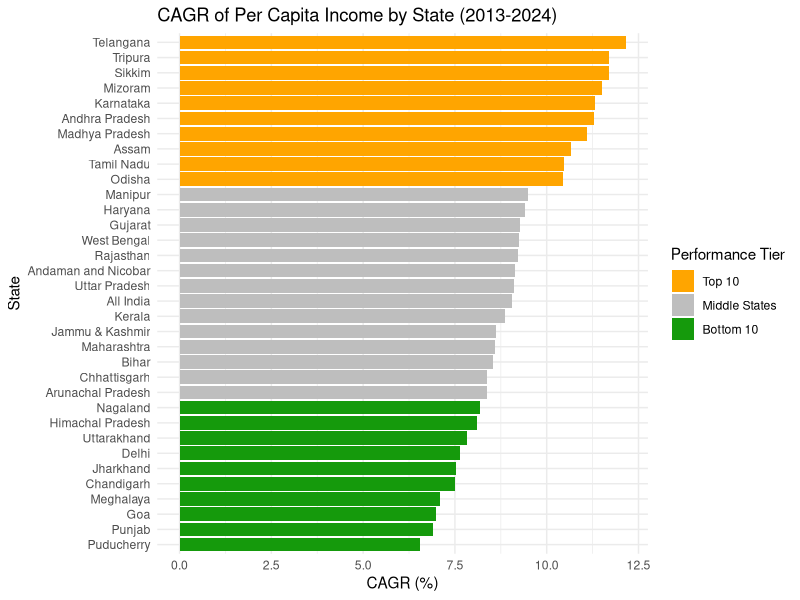
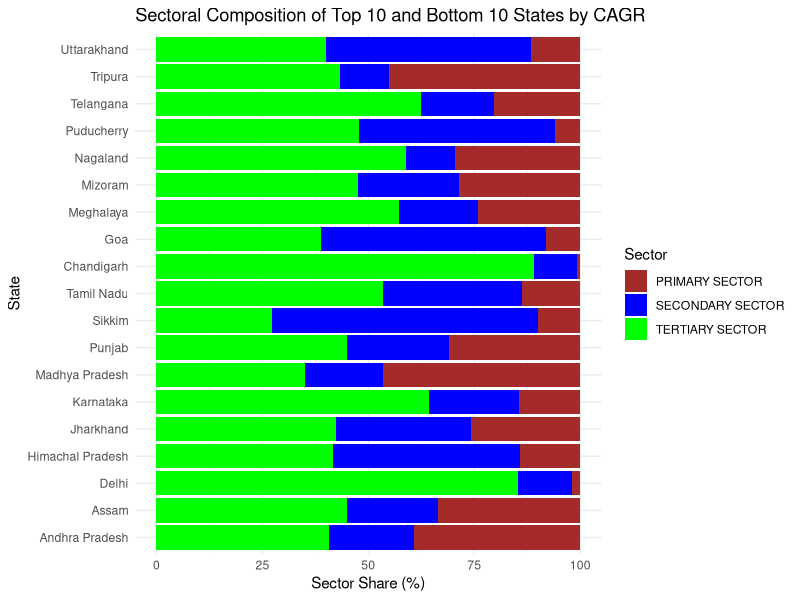
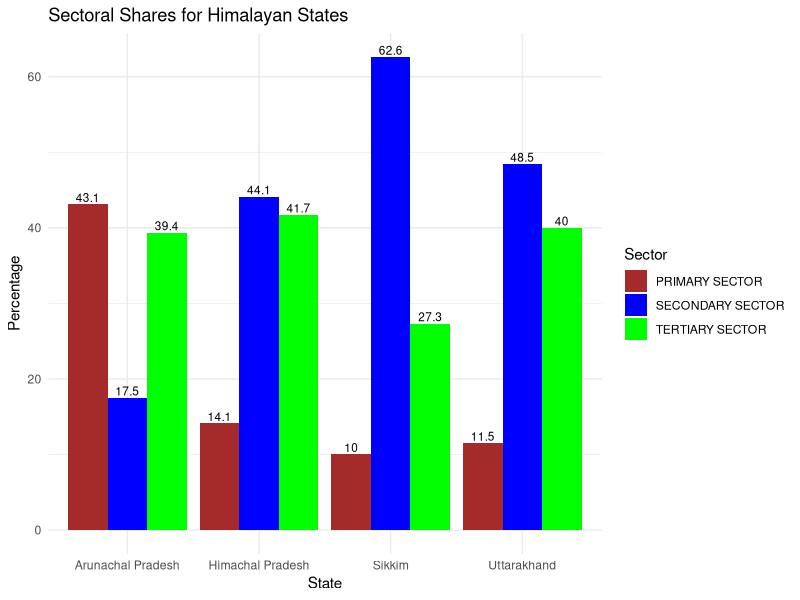
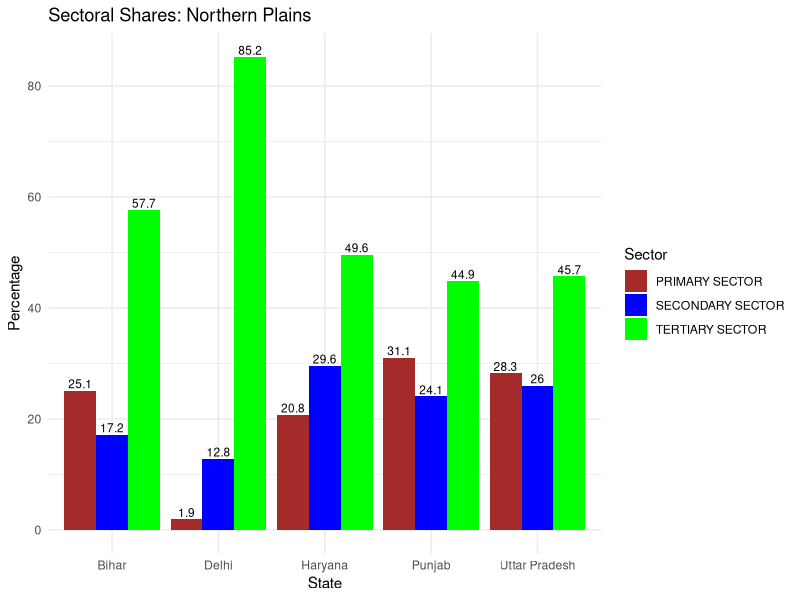
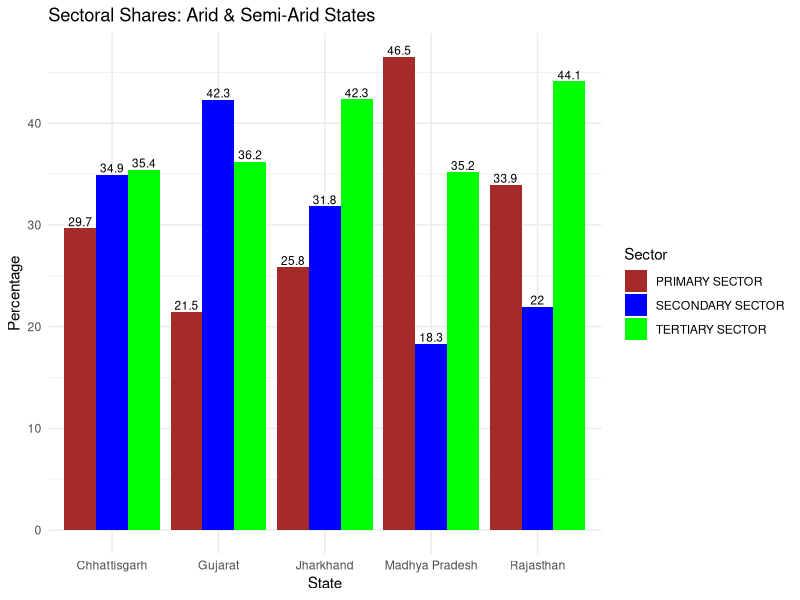
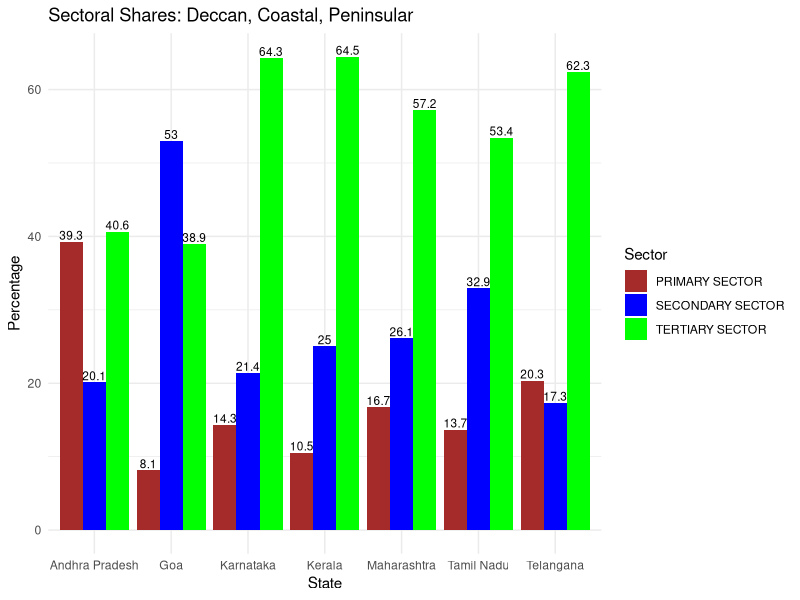
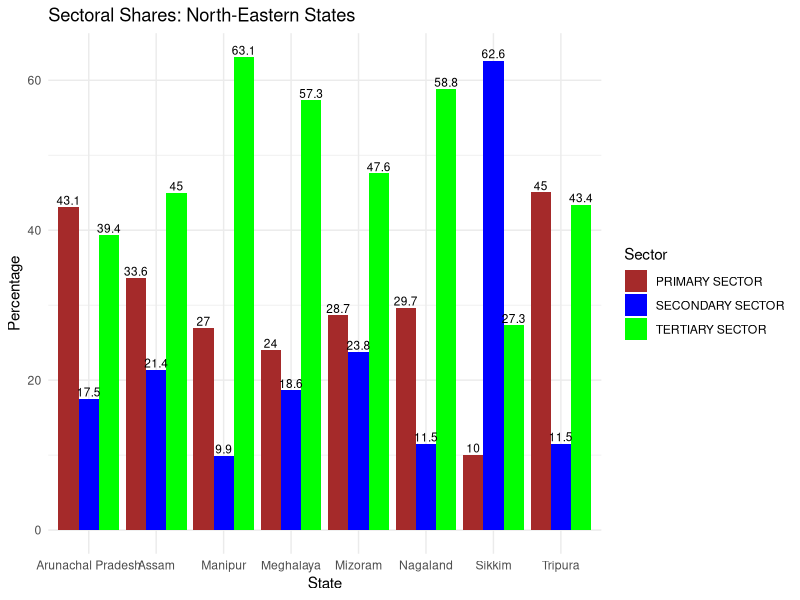
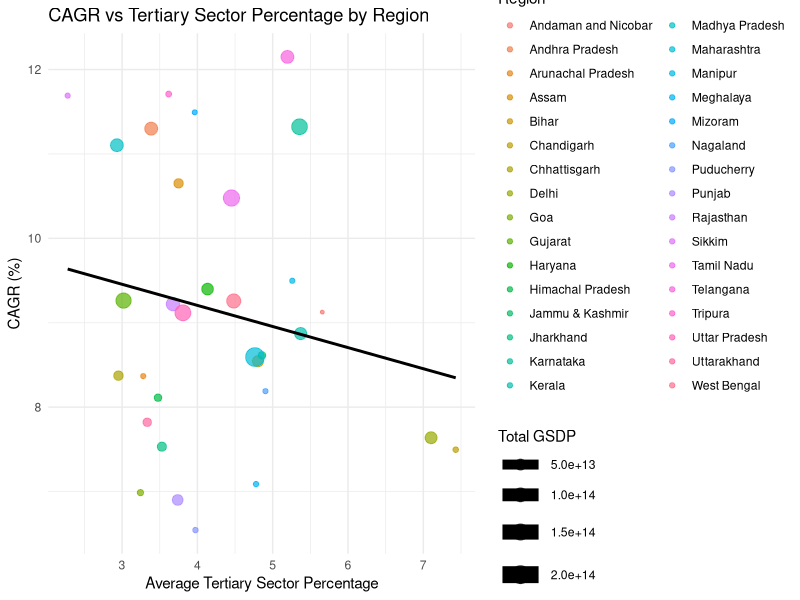

Here is the R script that generated these plots, in order:
# Load required libraries
library(ggplot2)
library(dplyr)
library(tidyr)

# Read in datasets
percapitaincomedata <- read.csv("cleaned_per_capita_income_data.csv", stringsAsFactors = FALSE)
sectordata <- read.csv("cleaned_sector_data.csv", stringsAsFactors = FALSE)

colnames(percapitaincomedata)
colnames(sectordata)

# Prepare CAGR dataframe by state
statecagr <- percapitaincomedata %>%
  group_by(STATE) %>%
  summarise(
    CAGR = last(na.omit(`CAGR...`)),
    .groups = "drop"
  ) %>%
  arrange(CAGR)

# Prepare sector share data by state
statesectorshare <- sectordata %>%
  filter(`CLASSIFICATION.BASED.ON.SECTOR` %in% c("PRIMARY SECTOR", "SECONDARY SECTOR", "TERTIARY SECTOR")) %>%
  group_by(STATE, `CLASSIFICATION.BASED.ON.SECTOR`) %>%
  summarise(total_value_actuals = sum(as.numeric(total_value_actuals), na.rm = TRUE), .groups = "drop") %>%
  group_by(STATE) %>%
  mutate(pct = total_value_actuals / sum(total_value_actuals) * 100) %>%
  ungroup()

# Define colors
cagr_colors <- c("Top 10" = "darkgreen", "Middle States" = "gray70", "Bottom 10" = "firebrick")
sector_colors <- c("PRIMARY SECTOR" = "brown", "SECONDARY SECTOR" = "blue", "TERTIARY SECTOR" = "green")

# 1. Horizontal Bar Chart of CAGR of Per Capita Income by State
statecagr <- statecagr %>%
  mutate(
    tier = case_when(
      CAGR >= sort(CAGR, decreasing = TRUE)[10] ~ "Top 10",
      CAGR <= sort(CAGR)[10] ~ "Bottom 10",
      TRUE ~ "Middle States"
    ),
    tier = factor(tier, levels = c("Top 10", "Middle States", "Bottom 10"))
  )

ggplot(statecagr, aes(x = reorder(STATE, CAGR), y = CAGR, fill = tier)) +
  geom_col() +
  coord_flip() +
  scale_fill_manual(values = c("Top 10" = "orange", "Middle States" = "grey", "Bottom 10" = "#159a0c")) +
  labs(
    title = "CAGR of Per Capita Income by State (2013-2024)",
    x = "State",
    y = "CAGR (%)",
    fill = "Performance Tier"
  ) +
  theme_minimal()

# 2. Stacked Horizontal Bar Chart of Sector Composition for Top 10 and Bottom 10 States
top_bottom_states <- statecagr %>%
  arrange(desc(CAGR)) %>%
  slice(c(1:10, (n() - 9):n())) %>%
  pull(STATE)

sector_share_top_bottom <- statesectorshare %>%
  filter(STATE %in% top_bottom_states) %>%
  mutate(CLASSIFICATION_BASED_ON_SECTOR = factor(CLASSIFICATION.BASED.ON.SECTOR, 
                                                levels = c("PRIMARY SECTOR", "SECONDARY SECTOR", "TERTIARY SECTOR")))

ggplot(sector_share_top_bottom, aes(x = reorder(STATE, -pct), y = pct, fill = CLASSIFICATION_BASED_ON_SECTOR)) +
  geom_col(position = "stack") +
  coord_flip() +
  scale_fill_manual(values = sector_colors) +
  labs(
    title = "Sectoral Composition of Top 10 and Bottom 10 States by CAGR",
    x = "State",
    y = "Sector Share (%)",
    fill = "Sector"
  ) +
  theme_minimal()

# 3.1 Grouped Bar Chart for Himalayan States Sector Shares
himalayan_states <- c("Sikkim", "Jammu Kashmir", "Arunachal Pradesh", "Himachal Pradesh", "Uttarakhand")

region_data <- sectordata %>%
  filter(STATE %in% himalayan_states,
         CLASSIFICATION.BASED.ON.SECTOR %in% c("PRIMARY SECTOR", "SECONDARY SECTOR", "TERTIARY SECTOR")) %>%
  group_by(STATE, CLASSIFICATION.BASED.ON.SECTOR) %>%
  summarise(total = sum(as.numeric(total_value_actuals), na.rm = TRUE), .groups = "drop") %>%
  group_by(STATE) %>%
  mutate(pct = total / sum(total) * 100) %>%
  ungroup()

ggplot(region_data, aes(x = STATE, y = pct, fill = CLASSIFICATION.BASED.ON.SECTOR)) +
  geom_col(position = "dodge") +
  geom_text(aes(label = round(pct, 1)), position = position_dodge(width = 0.9), vjust = -0.25, size = 3) +
  scale_fill_manual(values = sector_colors) +
  labs(
    title = "Sectoral Shares for Himalayan States",
    x = "State",
    y = "Percentage",
    fill = "Sector"
  ) +
  theme_minimal()


# 3.2 Northern Plains
northern_plains_states <- c("Punjab", "Haryana", "Uttar Pradesh", "Bihar", "Delhi")

northern_plains_df <- sectordata %>%
  filter(STATE %in% northern_plains_states &
         `CLASSIFICATION.BASED.ON.SECTOR` %in% c("PRIMARY SECTOR", "SECONDARY SECTOR", "TERTIARY SECTOR")) %>%
  group_by(STATE, `CLASSIFICATION.BASED.ON.SECTOR`) %>%
  summarise(sector_total = sum(as.numeric(total_value_actuals), na.rm = TRUE), .groups = "drop") %>%
  group_by(STATE) %>%
  mutate(pct = sector_total / sum(sector_total) * 100) %>%
  ungroup()

ggplot(northern_plains_df, aes(x = STATE, y = pct, fill = `CLASSIFICATION.BASED.ON.SECTOR`)) +
  geom_col(position = "dodge") +
  geom_text(aes(label = round(pct, 1)), position = position_dodge(width = 0.9), vjust = -0.25, size = 3) +
  scale_fill_manual(values = c("PRIMARY SECTOR" = "brown", "SECONDARY SECTOR" = "blue", "TERTIARY SECTOR" = "green")) +
  labs(title = "Sectoral Shares: Northern Plains",
       x = "State", y = "Percentage", fill = "Sector") +
  theme_minimal()


# 3.3 Arid and Semi-Arid
arid_semi_arid_states <- c("Rajasthan", "Gujarat", "Madhya Pradesh", "Chhattisgarh", "Jharkhand")

arid_semi_arid_df <- sectordata %>%
  filter(STATE %in% arid_semi_arid_states &
         `CLASSIFICATION.BASED.ON.SECTOR` %in% c("PRIMARY SECTOR", "SECONDARY SECTOR", "TERTIARY SECTOR")) %>%
  group_by(STATE, `CLASSIFICATION.BASED.ON.SECTOR`) %>%
  summarise(sector_total = sum(as.numeric(total_value_actuals), na.rm = TRUE), .groups = "drop") %>%
  group_by(STATE) %>%
  mutate(pct = sector_total / sum(sector_total) * 100) %>%
  ungroup()

ggplot(arid_semi_arid_df, aes(x = STATE, y = pct, fill = `CLASSIFICATION.BASED.ON.SECTOR`)) +
  geom_col(position = "dodge") +
  geom_text(aes(label = round(pct, 1)), position = position_dodge(width = 0.9), vjust = -0.25, size = 3) +
  scale_fill_manual(values = c("PRIMARY SECTOR" = "brown", "SECONDARY SECTOR" = "blue", "TERTIARY SECTOR" = "green")) +
  labs(title = "Sectoral Shares: Arid & Semi-Arid States",
       x = "State", y = "Percentage", fill = "Sector") +
  theme_minimal()


# 3.4 Deccan, Coastal, Peninsular
deccan_peninsular_states <- c("Maharashtra", "Goa", "Karnataka", "Andhra Pradesh", "Telangana", "Tamil Nadu", "Kerala")

deccan_peninsular_df <- sectordata %>%
  filter(STATE %in% deccan_peninsular_states &
         `CLASSIFICATION.BASED.ON.SECTOR` %in% c("PRIMARY SECTOR", "SECONDARY SECTOR", "TERTIARY SECTOR")) %>%
  group_by(STATE, `CLASSIFICATION.BASED.ON.SECTOR`) %>%
  summarise(sector_total = sum(as.numeric(total_value_actuals), na.rm = TRUE), .groups = "drop") %>%
  group_by(STATE) %>%
  mutate(pct = sector_total / sum(sector_total) * 100) %>%
  ungroup()

ggplot(deccan_peninsular_df, aes(x = STATE, y = pct, fill = `CLASSIFICATION.BASED.ON.SECTOR`)) +
  geom_col(position = "dodge") +
  geom_text(aes(label = round(pct, 1)), position = position_dodge(width = 0.9), vjust = -0.25, size = 3) +
  scale_fill_manual(values = c("PRIMARY SECTOR" = "brown", "SECONDARY SECTOR" = "blue", "TERTIARY SECTOR" = "green")) +
  labs(title = "Sectoral Shares: Deccan, Coastal, Peninsular",
       x = "State", y = "Percentage", fill = "Sector") +
  theme_minimal()


# 3.5 North-Eastern States
north_eastern_states <- c("Assam", "Arunachal Pradesh", "Manipur", "Meghalaya", "Mizoram", "Nagaland", "Tripura", "Sikkim")

north_eastern_df <- sectordata %>%
  filter(STATE %in% north_eastern_states &
         `CLASSIFICATION.BASED.ON.SECTOR` %in% c("PRIMARY SECTOR", "SECONDARY SECTOR", "TERTIARY SECTOR")) %>%
  group_by(STATE, `CLASSIFICATION.BASED.ON.SECTOR`) %>%
  summarise(sector_total = sum(as.numeric(total_value_actuals), na.rm = TRUE), .groups = "drop") %>%
  group_by(STATE) %>%
  mutate(pct = sector_total / sum(sector_total) * 100) %>%
  ungroup()

ggplot(north_eastern_df, aes(x = STATE, y = pct, fill = `CLASSIFICATION.BASED.ON.SECTOR`)) +
  geom_col(position = "dodge") +
  geom_text(aes(label = round(pct, 1)), position = position_dodge(width = 0.9), vjust = -0.25, size = 3) +
  scale_fill_manual(values = c("PRIMARY SECTOR" = "brown", "SECONDARY SECTOR" = "blue", "TERTIARY SECTOR" = "green")) +
  labs(title = "Sectoral Shares: North-Eastern States",
       x = "State", y = "Percentage", fill = "Sector") +
  theme_minimal()



# 4. Scatter Plot of CAGR vs Average Tertiary Sector Percentage by Region
# Calculate sector share percentage by state
sectordata_pct <- sectordata %>%
  group_by(STATE) %>%
  mutate(
    totalvalueactuals = as.numeric(total_value_actuals),
    pct = total_value_actuals / sum(total_value_actuals, na.rm = TRUE) * 100
  ) %>%
  ungroup()

# Calculate average tertiary sector percentage per state
tertiary_share <- sectordata_pct %>%
  filter(`CLASSIFICATION.BASED.ON.SECTOR` == "TERTIARY SECTOR") %>%
  group_by(STATE) %>%
  summarise(
    avg_tertiary_pct = mean(pct, na.rm = TRUE),
    .groups = "drop"
  )

scatter_data <- merge(statecagr, tertiary_share, by = "STATE")

colnames(statecagr)
colnames(tertiary_share)
library(dplyr)

# Calculate total GSDP per state by summing totalvalueactuals across all sectors
total_gsdp_df <- sectordata %>%
  group_by(STATE) %>%
  summarise(total_gsdp = sum(as.numeric(total_value_actuals), na.rm = TRUE), .groups = "drop")

# Assuming statecagr already exists with columns STATE and CAGR

# Merge CAGR and total_gsdp into a single dataframe
statecagr_extended <- merge(statecagr, total_gsdp_df, by = "STATE")

# Merge with tertiary_share to get avg_tertiary_pct as well
scatter_data <- merge(statecagr_extended, tertiary_share, by = "STATE")

# Now scatter_data has all necessary columns for plotting


ggplot(scatter_data, aes(x = avg_tertiary_pct, y = CAGR, color = STATE, size = total_gsdp)) +
  geom_point(alpha = 0.7) +
  geom_smooth(method = "lm", se = FALSE, color = "black") +
  labs(
    title = "CAGR vs Tertiary Sector Percentage by Region",
    x = "Average Tertiary Sector Percentage",
    y = "CAGR (%)",
    color = "Region",
    size = "Total GSDP"
  ) +
  theme_minimal()

# 5. Heat Map of Sectoral Composition by State
heat_data <- statesectorshare %>%
  select(STATE, CLASSIFICATION.BASED.ON.SECTOR, pct) %>%
  pivot_wider(names_from = CLASSIFICATION.BASED.ON.SECTOR, values_from = pct, values_fill = 0) %>%
  arrange(desc(statecagr$CAGR[match(STATE, statecagr$STATE)])) %>%
  mutate(STATE = factor(STATE, levels = STATE)) %>%
  pivot_longer(cols = c("PRIMARY SECTOR", "SECONDARY SECTOR", "TERTIARY SECTOR"), 
               names_to = "Sector", values_to = "Percentage")

ggplot(heat_data, aes(x = Sector, y = STATE, fill = Percentage)) +
  geom_tile() +
  scale_fill_gradient(low = "white", high = "darkblue") +
  labs(
    title = "Heat Map of Sectoral Composition by State",
    x = "Sector",
    y = "State",
    fill = "Percentage"
  ) +
  theme_minimal() +
  theme(axis.text.x = element_text(angle = 45, hjust = 1))
